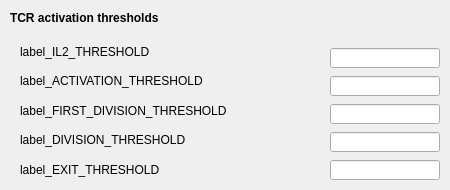
          <widget class="QWidget" name="tab_TCR">
           <attribute name="title">
            <string>TCR Activation</string>
           </attribute>
           <widget class="QWidget" name="layoutWidget_2">
            <property name="geometry">
             <rect>
              <x>20</x>
              <y>40</y>
              <width>421</width>
              <height>141</height>
             </rect>
            </property>
            <layout class="QGridLayout" name="gridLayout_3" columnstretch="0,0">
             <item row="0" column="0" colspan="2">
              <widget class="QMyLabel" name="label_IL2_THRESHOLD">
               <property name="text">
                <string>label_IL2_THRESHOLD</string>
               </property>
              </widget>
             </item>
             <item row="1" column="0" colspan="2">
              <widget class="QMyLabel" name="label_ACTIVATION_THRESHOLD">
               <property name="text">
                <string>label_ACTIVATION_THRESHOLD</string>
               </property>
              </widget>
             </item>
             <item row="2" column="0" colspan="2">
              <widget class="QMyLabel" name="label_FIRST_DIVISION_THRESHOLD">
               <property name="text">
                <string>label_FIRST_DIVISION_THRESHOLD</string>
               </property>
              </widget>
             </item>
             <item row="3" column="0" colspan="2">
              <widget class="QMyLabel" name="label_DIVISION_THRESHOLD">
               <property name="sizePolicy">
                <sizepolicy hsizetype="MinimumExpanding" vsizetype="Preferred">
                 <horstretch>0</horstretch>
                 <verstretch>0</verstretch>
                </sizepolicy>
               </property>
               <property name="mouseTracking">
                <bool>false</bool>
               </property>
               <property name="text">
                <string>label_DIVISION_THRESHOLD</string>
               </property>
               <property name="wordWrap">
                <bool>false</bool>
               </property>
              </widget>
             </item>
             <item row="4" column="0" colspan="2">
              <widget class="QMyLabel" name="label_EXIT_THRESHOLD">
               <property name="mouseTracking">
                <bool>false</bool>
               </property>
               <property name="text">
                <string>label_EXIT_THRESHOLD</string>
               </property>
               <property name="wordWrap">
                <bool>false</bool>
               </property>
              </widget>
             </item>
            </layout>
           </widget>
           <widget class="QLabel" name="label_40">
            <property name="geometry">
             <rect>
              <x>10</x>
              <y>10</y>
              <width>211</width>
              <height>16</height>
             </rect>
            </property>
            <property name="font">
             <font>
              <weight>75</weight>
              <bold>true</bold>
             </font>
            </property>
            <property name="text">
             <string>TCR activation thresholds</string>
            </property>
           </widget>
           <widget class="QLineEdit" name="line_EXIT_THRESHOLD">
            <property name="geometry">
             <rect>
              <x>330</x>
              <y>160</y>
              <width>110</width>
              <height>20</height>
             </rect>
            </property>
            <property name="sizePolicy">
             <sizepolicy hsizetype="Fixed" vsizetype="Fixed">
              <horstretch>120</horstretch>
              <verstretch>0</verstretch>
             </sizepolicy>
            </property>
            <property name="alignment">
             <set>Qt::AlignRight|Qt::AlignTrailing|Qt::AlignVCenter</set>
            </property>
           </widget>
           <widget class="QLineEdit" name="line_ACTIVATION_THRESHOLD">
            <property name="geometry">
             <rect>
              <x>330</x>
              <y>76</y>
              <width>110</width>
              <height>20</height>
             </rect>
            </property>
            <property name="sizePolicy">
             <sizepolicy hsizetype="Fixed" vsizetype="Fixed">
              <horstretch>120</horstretch>
              <verstretch>0</verstretch>
             </sizepolicy>
            </property>
            <property name="alignment">
             <set>Qt::AlignRight|Qt::AlignTrailing|Qt::AlignVCenter</set>
            </property>
           </widget>
           <widget class="QLineEdit" name="line_DIVISION_THRESHOLD">
            <property name="geometry">
             <rect>
              <x>330</x>
              <y>132</y>
              <width>110</width>
              <height>20</height>
             </rect>
            </property>
            <property name="sizePolicy">
             <sizepolicy hsizetype="Fixed" vsizetype="Fixed">
              <horstretch>120</horstretch>
              <verstretch>0</verstretch>
             </sizepolicy>
            </property>
            <property name="alignment">
             <set>Qt::AlignRight|Qt::AlignTrailing|Qt::AlignVCenter</set>
            </property>
           </widget>
           <widget class="QLineEdit" name="line_FIRST_DIVISION_THRESHOLD">
            <property name="geometry">
             <rect>
              <x>330</x>
              <y>104</y>
              <width>110</width>
              <height>20</height>
             </rect>
            </property>
            <property name="sizePolicy">
             <sizepolicy hsizetype="Fixed" vsizetype="Fixed">
              <horstretch>120</horstretch>
              <verstretch>0</verstretch>
             </sizepolicy>
            </property>
            <property name="alignment">
             <set>Qt::AlignRight|Qt::AlignTrailing|Qt::AlignVCenter</set>
            </property>
           </widget>
           <widget class="QLineEdit" name="line_IL2_THRESHOLD">
            <property name="geometry">
             <rect>
              <x>330</x>
              <y>48</y>
              <width>110</width>
              <height>20</height>
             </rect>
            </property>
            <property name="sizePolicy">
             <sizepolicy hsizetype="Fixed" vsizetype="Fixed">
              <horstretch>120</horstretch>
              <verstretch>0</verstretch>
             </sizepolicy>
            </property>
            <property name="alignment">
             <set>Qt::AlignRight|Qt::AlignTrailing|Qt::AlignVCenter</set>
            </property>
           </widget>
          </widget>
